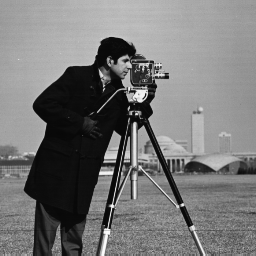
#> input picture lab2/cameraman.tif, 256 x 256 px, found by its file name
$ python kl_transform.py
#> lines starting #> are read from the running program, lines starting #| are printed output that depends on the picture
import numpy as np
import cv2
import random
import math
import matplotlib.pyplot as plt

image = cv2.imread('cameraman.tif')
#> image is the input picture: shape (256, 256, 3); min 7, max 253, mean 118.7
m=image.shape[0]
#> m = 256
n=image.shape[1]
#> n = 256
greyImage = cv2.cvtColor(image,cv2.COLOR_BGR2GRAY)

cov_mat = np.cov(greyImage)
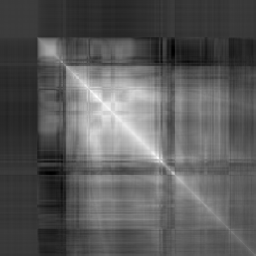
#> cov_mat: shape (256, 256) float64; min -1628.3, max 5734.3, mean 975.4; drawn with min black and max white
eigan_values, eigan_vectors = np.linalg.eig(cov_mat)

k=50
k1 =200

kl_mul = np.asarray(eigan_vectors[:,0:k])
compressed = np.matmul(np.transpose(kl_mul),greyImage)

print("     Restoration using KL-Transform")
restored = np.matmul(kl_mul,compressed)
plt.subplot(121)
#> (the run stopped early here; a loop or call above may not have finished)

$ run again, with lab2/fractal.png saved as lab2/cameraman.tif
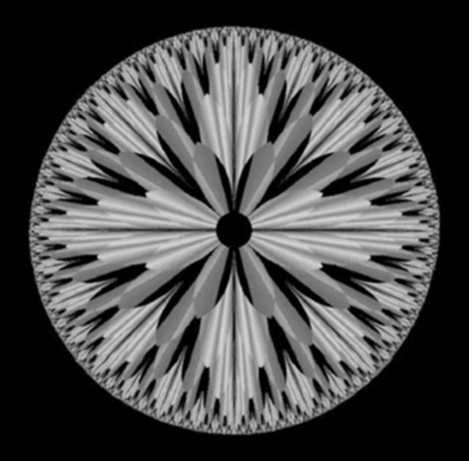
#> input picture lab2/fractal.png, 469 x 461 px, found by its file name
#> image is the input picture: shape (461, 469, 3); min 0, max 213, mean 72.1
#> `eigan_values, eigan_vectors = np.linalg.eig(cov_mat)`:
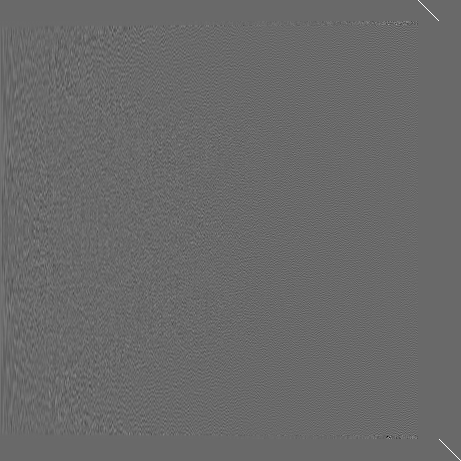
#> eigan_vectors: shape (461, 461) float64; min -0.711, max 1, mean 0.000287; drawn with min black and max white
#> eigan_values = 461 values, max 756564.1 at index 0, min 0 at index 418, mean 3982.4
#> `restored1 = np.matmul(kl1_mul,compressed1)`:
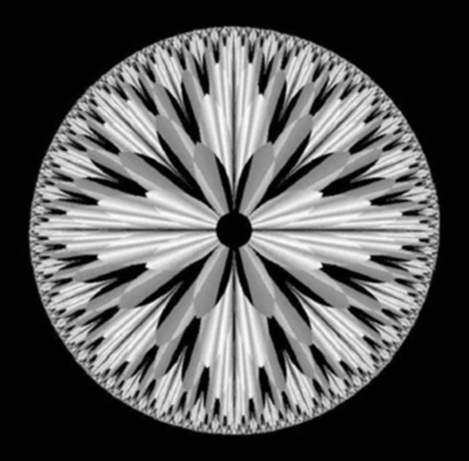
#> restored1: shape (461, 469) float64; min -1.48, max 213.1, mean 72.1; drawn with min black and max white
